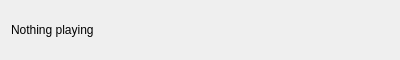
<?xml version="1.0" encoding="UTF-8"?>
<ui version="4.0">
 <class>Form</class>
 <widget class="QWidget" name="Form">
  <property name="geometry">
   <rect>
    <x>0</x>
    <y>0</y>
    <width>400</width>
    <height>60</height>
   </rect>
  </property>
  <property name="windowTitle">
   <string>Form</string>
  </property>
  <layout class="QHBoxLayout" name="horizontalLayout">
   <item>
    <widget class="QLabel" name="now_playing_label">
     <property name="text">
      <string>Nothing playing</string>
     </property>
    </widget>
   </item>
   <item>
    <spacer name="horizontalSpacer">
     <property name="orientation">
      <enum>Qt::Horizontal</enum>
     </property>
     <property name="sizeHint" stdset="0">
      <size>
       <width>40</width>
       <height>20</height>
      </size>
     </property>
    </spacer>
   </item>
  </layout>
 </widget>
 <resources/>
 <connections/>
</ui>
